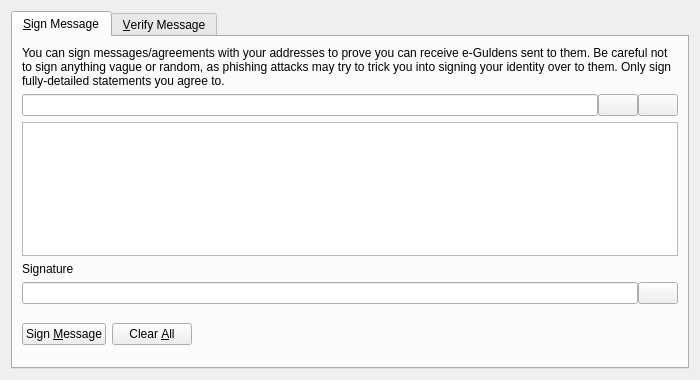
<?xml version="1.0" encoding="UTF-8"?>
<ui version="4.0">
 <class>SignVerifyMessageDialog</class>
 <widget class="QDialog" name="SignVerifyMessageDialog">
  <property name="geometry">
   <rect>
    <x>0</x>
    <y>0</y>
    <width>700</width>
    <height>380</height>
   </rect>
  </property>
  <property name="windowTitle">
   <string>Signatures - Sign / Verify a Message</string>
  </property>
  <property name="modal">
   <bool>true</bool>
  </property>
  <layout class="QVBoxLayout" name="verticalLayout">
   <item>
    <widget class="QTabWidget" name="tabWidget">
     <property name="currentIndex">
      <number>0</number>
     </property>
     <widget class="QWidget" name="tabSignMessage">
      <attribute name="title">
       <string>&amp;Sign Message</string>
      </attribute>
      <layout class="QVBoxLayout" name="verticalLayout_SM">
       <item>
        <widget class="QLabel" name="infoLabel_SM">
         <property name="text">
          <string>You can sign messages/agreements with your addresses to prove you can receive e-Guldens sent to them. Be careful not to sign anything vague or random, as phishing attacks may try to trick you into signing your identity over to them. Only sign fully-detailed statements you agree to.</string>
         </property>
         <property name="textFormat">
          <enum>Qt::PlainText</enum>
         </property>
         <property name="wordWrap">
          <bool>true</bool>
         </property>
        </widget>
       </item>
       <item>
        <layout class="QHBoxLayout" name="horizontalLayout_1_SM">
         <property name="spacing">
          <number>0</number>
         </property>
         <item>
          <widget class="QValidatedLineEdit" name="addressIn_SM">
           <property name="toolTip">
            <string>The e-Gulden address to sign the message with</string>
           </property>
          </widget>
         </item>
         <item>
          <widget class="QPushButton" name="addressBookButton_SM">
           <property name="toolTip">
            <string>Choose previously used address</string>
           </property>
           <property name="text">
            <string/>
           </property>
           <property name="icon">
            <iconset resource="../bitcoin.qrc">
             <normaloff>:/icons/address-book</normaloff>:/icons/address-book</iconset>
           </property>
           <property name="shortcut">
            <string>Alt+A</string>
           </property>
           <property name="autoDefault">
            <bool>false</bool>
           </property>
          </widget>
         </item>
         <item>
          <widget class="QPushButton" name="pasteButton_SM">
           <property name="toolTip">
            <string>Paste address from clipboard</string>
           </property>
           <property name="text">
            <string/>
           </property>
           <property name="icon">
            <iconset resource="../bitcoin.qrc">
             <normaloff>:/icons/editpaste</normaloff>:/icons/editpaste</iconset>
           </property>
           <property name="shortcut">
            <string>Alt+P</string>
           </property>
           <property name="autoDefault">
            <bool>false</bool>
           </property>
          </widget>
         </item>
        </layout>
       </item>
       <item>
        <widget class="QPlainTextEdit" name="messageIn_SM">
         <property name="toolTip">
          <string>Enter the message you want to sign here</string>
         </property>
        </widget>
       </item>
       <item>
        <widget class="QLabel" name="signatureLabel_SM">
         <property name="text">
          <string>Signature</string>
         </property>
         <property name="textFormat">
          <enum>Qt::PlainText</enum>
         </property>
        </widget>
       </item>
       <item>
        <layout class="QHBoxLayout" name="horizontalLayout_2_SM">
         <property name="spacing">
          <number>0</number>
         </property>
         <item>
          <widget class="QLineEdit" name="signatureOut_SM">
           <property name="font">
            <font>
             <italic>true</italic>
            </font>
           </property>
           <property name="readOnly">
            <bool>true</bool>
           </property>
          </widget>
         </item>
         <item>
          <widget class="QPushButton" name="copySignatureButton_SM">
           <property name="toolTip">
            <string>Copy the current signature to the system clipboard</string>
           </property>
           <property name="text">
            <string/>
           </property>
           <property name="icon">
            <iconset resource="../bitcoin.qrc">
             <normaloff>:/icons/editcopy</normaloff>:/icons/editcopy</iconset>
           </property>
           <property name="autoDefault">
            <bool>false</bool>
           </property>
          </widget>
         </item>
        </layout>
       </item>
       <item>
        <layout class="QHBoxLayout" name="horizontalLayout_3_SM">
         <item>
          <widget class="QPushButton" name="signMessageButton_SM">
           <property name="toolTip">
            <string>Sign the message to prove you own this e-Gulden address</string>
           </property>
           <property name="text">
            <string>Sign &amp;Message</string>
           </property>
           <property name="icon">
            <iconset resource="../bitcoin.qrc">
             <normaloff>:/icons/edit</normaloff>:/icons/edit</iconset>
           </property>
           <property name="autoDefault">
            <bool>false</bool>
           </property>
          </widget>
         </item>
         <item>
          <widget class="QPushButton" name="clearButton_SM">
           <property name="toolTip">
            <string>Reset all sign message fields</string>
           </property>
           <property name="text">
            <string>Clear &amp;All</string>
           </property>
           <property name="icon">
            <iconset resource="../bitcoin.qrc">
             <normaloff>:/icons/remove</normaloff>:/icons/remove</iconset>
           </property>
           <property name="autoDefault">
            <bool>false</bool>
           </property>
          </widget>
         </item>
         <item>
          <spacer name="horizontalSpacer_1_SM">
           <property name="orientation">
            <enum>Qt::Horizontal</enum>
           </property>
           <property name="sizeHint" stdset="0">
            <size>
             <width>40</width>
             <height>48</height>
            </size>
           </property>
          </spacer>
         </item>
         <item>
          <widget class="QLabel" name="statusLabel_SM">
           <property name="font">
            <font>
             <weight>75</weight>
             <bold>true</bold>
            </font>
           </property>
           <property name="text">
            <string/>
           </property>
           <property name="wordWrap">
            <bool>true</bool>
           </property>
          </widget>
         </item>
         <item>
          <spacer name="horizontalSpacer_2_SM">
           <property name="orientation">
            <enum>Qt::Horizontal</enum>
           </property>
           <property name="sizeHint" stdset="0">
            <size>
             <width>40</width>
             <height>48</height>
            </size>
           </property>
          </spacer>
         </item>
        </layout>
       </item>
      </layout>
     </widget>
     <widget class="QWidget" name="tabVerifyMessage">
      <attribute name="title">
       <string>&amp;Verify Message</string>
      </attribute>
      <layout class="QVBoxLayout" name="verticalLayout_VM">
       <item>
        <widget class="QLabel" name="infoLabel_VM">
         <property name="text">
          <string>Enter the receiver's address, message (ensure you copy line breaks, spaces, tabs, etc. exactly) and signature below to verify the message. Be careful not to read more into the signature than what is in the signed message itself, to avoid being tricked by a man-in-the-middle attack. Note that this only proves the signing party receives with the address, it cannot prove sendership of any transaction!</string>
         </property>
         <property name="textFormat">
          <enum>Qt::PlainText</enum>
         </property>
         <property name="alignment">
          <set>Qt::AlignLeading|Qt::AlignLeft|Qt::AlignTop</set>
         </property>
         <property name="wordWrap">
          <bool>true</bool>
         </property>
        </widget>
       </item>
       <item>
        <layout class="QHBoxLayout" name="horizontalLayout_1_VM">
         <property name="spacing">
          <number>0</number>
         </property>
         <item>
          <widget class="QValidatedLineEdit" name="addressIn_VM">
           <property name="toolTip">
            <string>The e-Gulden address the message was signed with</string>
           </property>
          </widget>
         </item>
         <item>
          <widget class="QPushButton" name="addressBookButton_VM">
           <property name="toolTip">
            <string>Choose previously used address</string>
           </property>
           <property name="text">
            <string/>
           </property>
           <property name="icon">
            <iconset resource="../bitcoin.qrc">
             <normaloff>:/icons/address-book</normaloff>:/icons/address-book</iconset>
           </property>
           <property name="shortcut">
            <string>Alt+A</string>
           </property>
           <property name="autoDefault">
            <bool>false</bool>
           </property>
          </widget>
         </item>
        </layout>
       </item>
       <item>
        <widget class="QPlainTextEdit" name="messageIn_VM"/>
       </item>
       <item>
        <widget class="QValidatedLineEdit" name="signatureIn_VM"/>
       </item>
       <item>
        <layout class="QHBoxLayout" name="horizontalLayout_2_VM">
         <item>
          <widget class="QPushButton" name="verifyMessageButton_VM">
           <property name="toolTip">
            <string>Verify the message to ensure it was signed with the specified e-Gulden address</string>
           </property>
           <property name="text">
            <string>Verify &amp;Message</string>
           </property>
           <property name="icon">
            <iconset resource="../bitcoin.qrc">
             <normaloff>:/icons/transaction_0</normaloff>:/icons/transaction_0</iconset>
           </property>
           <property name="autoDefault">
            <bool>false</bool>
           </property>
          </widget>
         </item>
         <item>
          <widget class="QPushButton" name="clearButton_VM">
           <property name="toolTip">
            <string>Reset all verify message fields</string>
           </property>
           <property name="text">
            <string>Clear &amp;All</string>
           </property>
           <property name="icon">
            <iconset resource="../bitcoin.qrc">
             <normaloff>:/icons/remove</normaloff>:/icons/remove</iconset>
           </property>
           <property name="autoDefault">
            <bool>false</bool>
           </property>
          </widget>
         </item>
         <item>
          <spacer name="horizontalSpacer_1_VM">
           <property name="orientation">
            <enum>Qt::Horizontal</enum>
           </property>
           <property name="sizeHint" stdset="0">
            <size>
             <width>40</width>
             <height>48</height>
            </size>
           </property>
          </spacer>
         </item>
         <item>
          <widget class="QLabel" name="statusLabel_VM">
           <property name="font">
            <font>
             <weight>75</weight>
             <bold>true</bold>
            </font>
           </property>
           <property name="text">
            <string/>
           </property>
           <property name="wordWrap">
            <bool>true</bool>
           </property>
          </widget>
         </item>
         <item>
          <spacer name="horizontalSpacer_2_VM">
           <property name="orientation">
            <enum>Qt::Horizontal</enum>
           </property>
           <property name="sizeHint" stdset="0">
            <size>
             <width>40</width>
             <height>48</height>
            </size>
           </property>
          </spacer>
         </item>
        </layout>
       </item>
      </layout>
     </widget>
    </widget>
   </item>
  </layout>
 </widget>
 <customwidgets>
  <customwidget>
   <class>QValidatedLineEdit</class>
   <extends>QLineEdit</extends>
   <header>qvalidatedlineedit.h</header>
  </customwidget>
 </customwidgets>
 <resources>
  <include location="../bitcoin.qrc"/>
 </resources>
 <connections/>
</ui>
